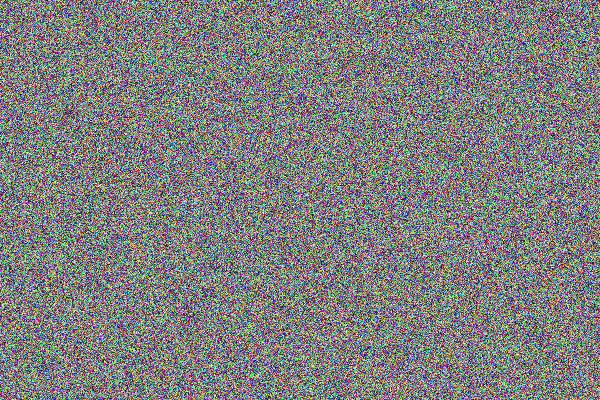
#> input picture test_image.jpg, 600 x 400 px
$ python test_improved_detector.py
#> lines starting #> are read from the running program, lines starting #| are printed output that depends on the picture
### simple_app.py
#!/usr/bin/env python3
"""
Simple Warehouse Safety Monitoring System
A basic version that works with available packages
"""

import numpy as np
try:
    import cv2  # Optional, used for face-based heuristics
except Exception:  # pragma: no cover
    cv2 = None
from PIL import Image
import matplotlib.pyplot as plt
import matplotlib.patches as patches
from pathlib import Path
import yaml
import logging
from datetime import datetime
import winsound
import threading
import time

# Setup logging
logging.basicConfig(level=logging.INFO)
logger = logging.getLogger(__name__)

class SimpleSafetyDetector:
    """Simple safety detection using basic computer vision"""

    def __init__(self):
        self.logger = logging.getLogger(__name__)
        # Initialize face detector if OpenCV is available
        self.face_cascade = None
        if cv2 is not None:
            try:
                self.face_cascade = cv2.CascadeClassifier(
                    getattr(cv2, 'data').haarcascades + 'haarcascade_frontalface_default.xml'
                )
            except Exception:
                self.face_cascade = None

    def detect_safety_violations(self, image_path):
        """
        Simple safety violation detection
        This is a placeholder that simulates detection
        """
        violations = []

        try:
            # Load image
            image = Image.open(image_path)

            # Convert to numpy array
            img_array = np.array(image)
            violations = self.detect_safety_violations_from_array(img_array)
        except Exception as e:
            self.logger.error(f"Error in detection: {str(e)}")

        return violations

    def detect_safety_violations_from_array(self, img_array):
        """Same as detect_safety_violations but takes an RGB numpy array."""
        violations = []
        try:
            # First, analyze the image to understand what we're looking at
            image_analysis = self._analyze_image_content(img_array)

            # Detect faces (for improved helmet and glove logic)
            face_boxes = self._detect_faces(img_array)

            # Treat as a person ONLY when a face is found. This avoids
            # helmet/warning-zone false positives on hand-only images.
            person_present = bool(face_boxes)

            # Only run specific detections based on what we see
            self.logger.info(f"Image analysis: {image_analysis}")

            # Check for helmet violations using faces when available
            helmet_present = False
            if person_present and face_boxes:
                for (x1, y1, x2, y2) in face_boxes:
                    # Track if helmet likely present near this face
                    if not self._helmet_missing_near_face(img_array, (x1, y1, x2, y2)):
                        helmet_present = True
                    else:
                        violations.append({
                            'type': 'helmet_violation',
                            'message': 'No helmet detected!',
                            'confidence': 0.90,
                            'bbox': [x1, max(0, y1 - (y2 - y1)), x2, y2]
                        })
            elif person_present:
                if self._simulate_helmet_violation(img_array):
                    height, width = img_array.shape[:2]
                    bbox = self._calculate_head_bbox(width, height)
                    violations.append({
                        'type': 'helmet_violation',
                        'message': 'No helmet detected!',
                        'confidence': 0.88,
                        'bbox': bbox
                    })

            # Also check for helmet violations even when no faces are detected
            # This helps catch people in the image even if face detection fails
            if not person_present and image_analysis['has_person_like_content']:
                if self._simulate_helmet_violation(img_array):
                    height, width = img_array.shape[:2]
                    bbox = self._calculate_head_bbox(width, height)
                    violations.append({
                        'type': 'helmet_violation',
                        'message': 'No helmet detected!',
                        'confidence': 0.75,
                        'bbox': bbox
                    })

            # Check for glove violations only if we detect hand-like content
            # and there isn't already clear evidence of a helmet (scene is helmet-focused)
            if (not helmet_present) and image_analysis['has_hand_like_content'] and self._simulate_glove_violation(img_array, face_boxes):
                # Calculate better bounding box for hands
                height, width = img_array.shape[:2]
                bbox = self._calculate_hand_bbox(width, height)
                violations.append({
                    'type': 'glove_violation',
                    'message': 'No gloves detected!',
                    'confidence': 0.78,
                    'bbox': bbox
                })

            # Check for warning zone violations only when a face is detected
            if person_present and self._simulate_warning_zone_violation(img_array):
                # Calculate better bounding box for person
                height, width = img_array.shape[:2]
                bbox = self._calculate_person_bbox(width, height)
                violations.append({
                    'type': 'warning_zone_violation',
                    'message': 'Person detected in warning zone!',
                    'confidence': 0.92,
                    'bbox': bbox
                })
        except Exception as e:
            self.logger.error(f"Error in detection: {str(e)}")
        return violations

    def _analyze_image_content(self, img_array):
        """Analyze image to understand what content is present"""
        analysis = {
            'has_person_like_content': False,
            'has_hand_like_content': False,
            'has_warehouse_content': False,
            'image_complexity': 'low',
            'skin_percentage': 0.0
        }

        if len(img_array.shape) != 3:
            return analysis

        # Analyze image characteristics
        height, width = img_array.shape[:2]
        total_pixels = height * width

        # Check for skin-tone regions (indicating people/hands)
        red_channel = img_array[:, :, 0]
        green_channel = img_array[:, :, 1]
        blue_channel = img_array[:, :, 2]

        # Look for skin-like colors
        skin_like = (red_channel > 100) & (red_channel > green_channel) & (red_channel > blue_channel)
        skin_percentage = np.sum(skin_like) / total_pixels
        analysis['skin_percentage'] = float(skin_percentage)

        # Determine if this looks like a person or hand - more sensitive
        if skin_percentage > 0.015:  # Lowered threshold for hand detection
            analysis['has_hand_like_content'] = True
            if skin_percentage > 0.08:  # Lowered threshold for full person detection
                analysis['has_person_like_content'] = True

        # Check for warehouse-like content (industrial colors, etc.)
        # This is a very basic heuristic
        avg_brightness = np.mean(img_array)
        color_variance = np.var(img_array)

        if avg_brightness > 100 and color_variance > 1000:
            analysis['has_warehouse_content'] = True
            analysis['image_complexity'] = 'medium'

        if color_variance > 2000:
            analysis['image_complexity'] = 'high'

        return analysis

    def _simulate_helmet_violation(self, img_array):
        """Enhanced helmet detection logic - more sensitive to detect helmet violations"""
        # This is an enhanced heuristic-based helmet detection
        # In production, this should be replaced with trained YOLOv8 models

        if len(img_array.shape) != 3:
            return False

        # Look for skin-tone colors (indicating exposed head/face)
        red_channel = img_array[:, :, 0]
        green_channel = img_array[:, :, 1]
        blue_channel = img_array[:, :, 2]

        # Enhanced skin detection - more sensitive
        skin_like = (red_channel > 80) & (red_channel > green_channel + 5) & (red_channel > blue_channel + 5)
        skin_percentage = np.sum(skin_like) / (img_array.shape[0] * img_array.shape[1])

        # Calculate image characteristics
        color_variance = np.var(img_array)
        height, width = img_array.shape[:2]

        # Look for helmet-like colors (white, yellow, bright colors)
        white_regions = (red_channel > 220) & (green_channel > 220) & (blue_channel > 220)
        yellow_regions = (red_channel > 180) & (green_channel > 180) & (blue_channel < 130)
        bright_regions = (red_channel > 200) | (green_channel > 200) | (blue_channel > 200)

        white_percentage = np.sum(white_regions) / (img_array.shape[0] * img_array.shape[1])
        yellow_percentage = np.sum(yellow_regions) / (img_array.shape[0] * img_array.shape[1])
        bright_percentage = np.sum(bright_regions) / (img_array.shape[0] * img_array.shape[1])

        # Enhanced detection logic - more sensitive
        has_skin_content = skin_percentage > 0.015  # Much lower threshold for better detection
        has_complexity = color_variance > 200  # Lowered threshold
        has_reasonable_size = height > 60 and width > 60  # Lowered size requirement

        # Check for helmet presence - more strict
        has_helmet_colors = (white_percentage > 0.005) or (yellow_percentage > 0.008) or (bright_percentage > 0.03)

        # More sensitive helmet violation detection
        # Trigger if we see skin content but no clear helmet-like colors
        helmet_violation = (
            has_skin_content and
            has_complexity and
            has_reasonable_size and
            np.mean(red_channel) > 80 and  # Lowered color range threshold
            not has_helmet_colors  # No helmet-like colors present
        )

        return helmet_violation

    def _simulate_glove_violation(self, img_array, face_boxes=None):
        """Improved glove detection logic"""
        # This is an improved heuristic-based glove detection
        # In production, this should be replaced with trained YOLOv8 models

        if len(img_array.shape) != 3:
            return False

        # Check for skin-tone regions that might be bare hands
        red_channel = img_array[:, :, 0]
        green_channel = img_array[:, :, 1]
        blue_channel = img_array[:, :, 2]

        # If faces are detected, mask out face regions to avoid mislabeling faces as hands
        if face_boxes:
            mask = np.ones(red_channel.shape, dtype=bool)
            for (x1, y1, x2, y2) in face_boxes:
                x1c, y1c = max(0, x1), max(0, y1)
                x2c, y2c = min(red_channel.shape[1]-1, x2), min(red_channel.shape[0]-1, y2)
                mask[y1c:y2c, x1c:x2c] = False
            red_channel = red_channel.copy(); red_channel[~mask] = 0
            green_channel = green_channel.copy(); green_channel[~mask] = 0
            blue_channel = blue_channel.copy(); blue_channel[~mask] = 0

        # Improved skin detection
        skin_like_rgb = (red_channel > 95) & (red_channel > green_channel + 8) & (red_channel > blue_channel + 8)
        skin_percentage = np.sum(skin_like_rgb) / (img_array.shape[0] * img_array.shape[1])

        # Look for glove-like colors (blue, purple, gray, white)
        glove_like_colors = (
            (blue_channel > red_channel + 20) |  # Blue gloves
            (red_channel > 200) & (green_channel > 200) & (blue_channel > 200) |  # White gloves
            (red_channel < 150) & (green_channel < 150) & (blue_channel < 150) &  # Gray gloves
            (red_channel > 100) & (green_channel > 100) & (blue_channel > 100)
        )
        glove_percentage = np.sum(glove_like_colors) / (img_array.shape[0] * img_array.shape[1])

        # Calculate image characteristics
        color_variance = np.var(img_array)
        height, width = img_array.shape[:2]

        # Improved detection logic for bare hands
        has_skin_content = skin_percentage > 0.04  # Lowered threshold
        has_glove_content = glove_percentage > 0.05  # Check for glove colors
        has_complexity = color_variance > 400  # Lowered threshold
        has_reasonable_size = height > 80 and width > 80  # Lowered size requirement

        # Only trigger glove violation if we see skin but no glove-like colors
        glove_violation = (
            has_skin_content and
            not has_glove_content and  # No glove-like colors present
            has_complexity and
            has_reasonable_size and
            np.mean(red_channel) > 100  # Reasonable color range
        )

        return glove_violation

    # [63 lines left out: functions _simulate_warning_zone_violation, _calculate_head_bbox, _calculate_hand_bbox, _calculate_person_bbox, not called in this run]

    # ----- OpenCV-assisted helpers -----
    def _detect_faces(self, img_array):
        """Detect faces using OpenCV Haar cascades; returns list of [x1,y1,x2,y2]"""
        if self.face_cascade is None:
            return []
        try:
            # Convert RGB (PIL order) to grayscale for detection
            gray = None
            if img_array.ndim == 3:
                gray = cv2.cvtColor(img_array, cv2.COLOR_RGB2GRAY)
            else:
                gray = img_array
            faces = self.face_cascade.detectMultiScale(gray, scaleFactor=1.1, minNeighbors=5, minSize=(40, 40))
            boxes = []
            for (x, y, w, h) in faces:
                boxes.append([int(x), int(y), int(x + w), int(y + h)])
            return boxes
        except Exception:
            return []

    # [21 lines left out: function _helmet_missing_near_face, not called in this run]

class SimpleAlarmSystem:
    """Simple alarm system using winsound"""

    def __init__(self):
        self.logger = logging.getLogger(__name__)

    # [172 lines left out: functions trigger_alarm, _play_alarm_sound, _log_violations, create_visualization, main, not called in this run]

# [2 lines that do not run on import are left out]

### test_improved_detector.py
#!/usr/bin/env python3
"""
Test the improved safety detector
"""

from simple_app import SimpleSafetyDetector
from PIL import Image
import numpy as np

def test_detector():
    """Test the improved detector with sample images"""
    print("Testing improved safety detector...")

    # Initialize detector
    detector = SimpleSafetyDetector()

    # Test with existing images if available
    test_images = ["test_image.jpg", "test_hand.png"]

    for image_path in test_images:
        try:
            print(f"\nTesting with {image_path}...")
            violations = detector.detect_safety_violations(image_path)
#> in detect_safety_violations, image is the input picture: PIL image 600x400 RGB; mean R, G, B 127.1, 127.1, 126.9
#> in _analyze_image_content, `skin_like = (red_channel > 100) & (red_channel > green_channel) & (red..`:
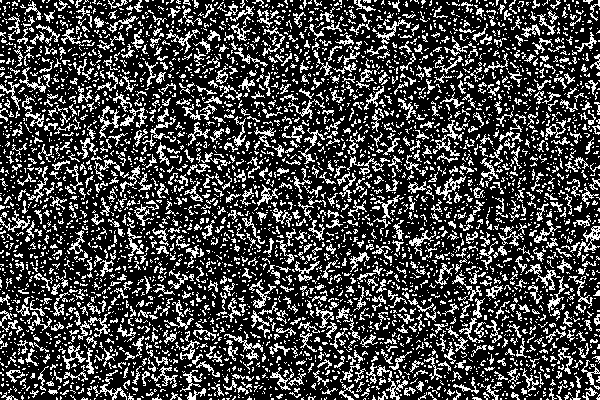
#> skin_like: shape (400, 600) bool; 26.8% white in thin lines or dots
#> in _analyze_image_content, `skin_percentage = np.sum(skin_like) / total_pixels`: skin_percentage = 0.268
#> in _analyze_image_content, `avg_brightness = np.mean(img_array)`: avg_brightness = 127
#> in _analyze_image_content, `color_variance = np.var(img_array)`: color_variance = 2828
#> in detect_safety_violations_from_array, `image_analysis = self._analyze_image_content(img_array)`: image_analysis = {'has_person_like_content': True, 'has_hand_like_content': True, 'has_warehouse_content': True, 'image_complexity': 'high', 'skin_percentage': 0.268}
#> in _detect_faces, `gray = cv2.cvtColor(img_array, cv2.COLOR_RGB2GRAY)`:
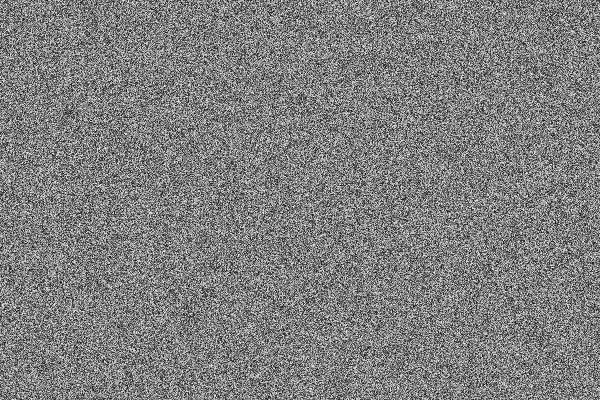
#> gray: shape (400, 600); min 0, max 254, mean 127.1
#> in _detect_faces, `faces = self.face_cascade.detectMultiScale(gray, scaleFactor=1.1, minN..`: faces = ()
#> after the loop in _detect_faces, `for (x, y, w, h) in faces:`: boxes = []
#> in detect_safety_violations_from_array, `person_present = bool(face_boxes)`: person_present = False
#> in _simulate_helmet_violation, `skin_like = (red_channel > 80) & (red_channel > green_channel + 5) & (..`:
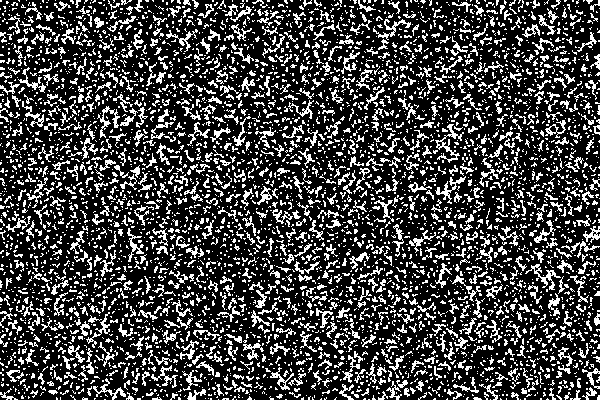
#> skin_like: shape (400, 600) bool; 25.8% white in thin lines or dots
#> in _simulate_helmet_violation, `skin_percentage = np.sum(skin_like) / (img_array.shape[0] * img_array...`: skin_percentage = 0.258
#> in _simulate_helmet_violation, `color_variance = np.var(img_array)`: color_variance = 2828
#> in _simulate_helmet_violation, `white_regions = (red_channel > 220) & (green_channel > 220) & (blue_ch..`: white_regions: shape (400, 600) bool; 0.57% white in thin lines or dots
#> in _simulate_helmet_violation, `yellow_regions = (red_channel > 180) & (green_channel > 180) & (blue_c..`:
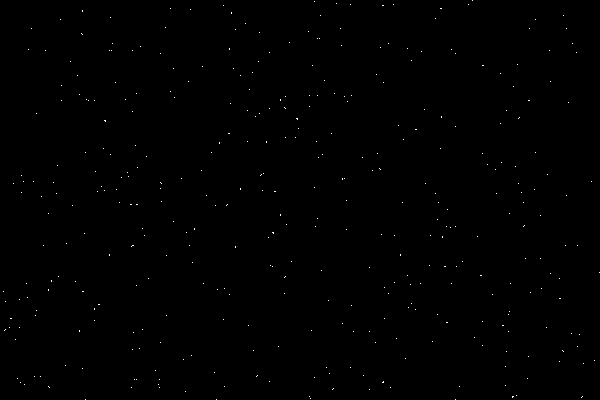
#> yellow_regions: shape (400, 600) bool; 0.18% white in thin lines or dots
#> in _simulate_helmet_violation, `bright_regions = (red_channel > 200) | (green_channel > 200) | (blue_c..`:
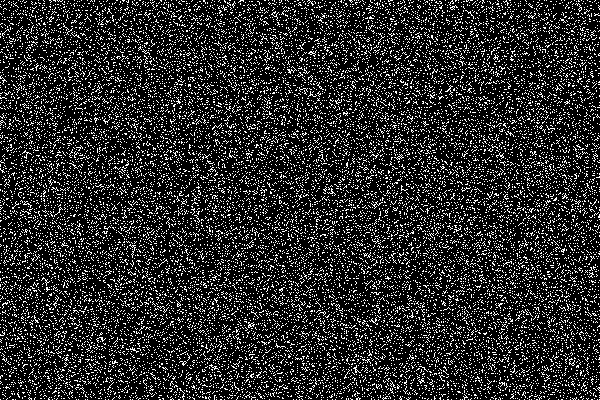
#> bright_regions: shape (400, 600) bool; 16.7% white in thin lines or dots
#> in _simulate_helmet_violation, `white_percentage = np.sum(white_regions) / (img_array.shape[0] * img_a..`: white_percentage = 0.00572
#> in _simulate_helmet_violation, `yellow_percentage = np.sum(yellow_regions) / (img_array.shape[0] * img..`: yellow_percentage = 0.00181
#> in _simulate_helmet_violation, `bright_percentage = np.sum(bright_regions) / (img_array.shape[0] * img..`: bright_percentage = 0.167
#> in _simulate_helmet_violation, `has_skin_content = skin_percentage > 0.015`: has_skin_content = True
#> in _simulate_helmet_violation, `helmet_violation = ( has_skin_content and has_complexity and has_reaso..`: helmet_violation = False
#> in _simulate_glove_violation, `skin_like_rgb = (red_channel > 95) & (red_channel > green_channel + 8)..`:
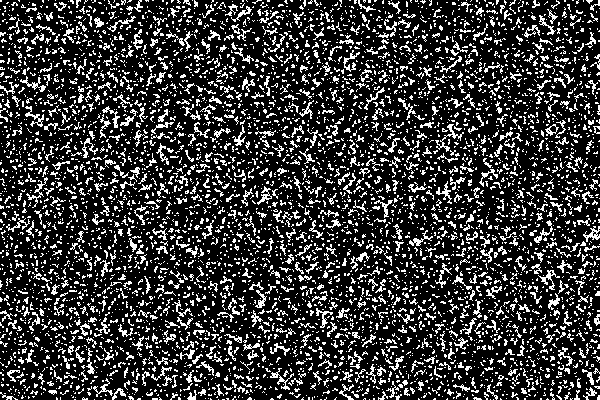
#> skin_like_rgb: shape (400, 600) bool; 21.8% white in thin lines or dots
#> in _simulate_glove_violation, `skin_percentage = np.sum(skin_like_rgb) / (img_array.shape[0] * img_ar..`: skin_percentage = 0.218
#> in _simulate_glove_violation, `glove_like_colors = ( (blue_channel > red_channel + 20) |`:
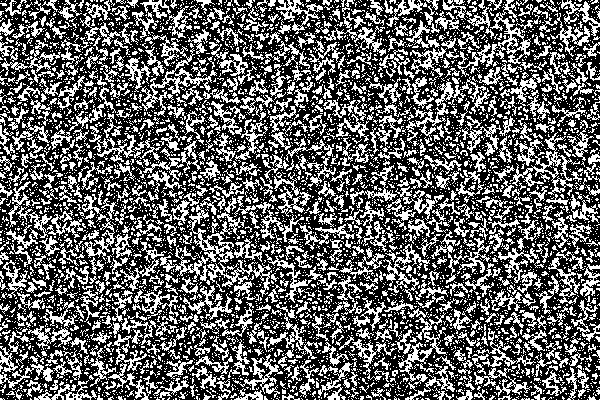
#> glove_like_colors: shape (400, 600) bool; 38.5% white in thin lines or dots
#> in _simulate_glove_violation, `glove_percentage = np.sum(glove_like_colors) / (img_array.shape[0] * i..`: glove_percentage = 0.385
#> in _simulate_glove_violation, `color_variance = np.var(img_array)`: color_variance = 2828
#> in _simulate_glove_violation, `has_skin_content = skin_percentage > 0.04`: has_skin_content = True
#> in _simulate_glove_violation, `glove_violation = ( has_skin_content and not has_glove_content and`: glove_violation = False
#> in detect_safety_violations, `violations = self.detect_safety_violations_from_array(img_array)`: violations = []
#> violations = []

            print(f"Found {len(violations)} violations:")
#| Found 0 violations:
            for i, violation in enumerate(violations):
                print(f"  {i+1}. {violation['message']} (confidence: {violation['confidence']:.2f})")
#> this loop made 0 passes

        except Exception as e:
            print(f"Error testing {image_path}: {e}")

    # Test with a synthetic image
    print("\nTesting with synthetic image...")
    synthetic_image = np.zeros((480, 640, 3), dtype=np.uint8)
    synthetic_image[:] = (128, 128, 128)  # Gray background

    # Add some skin-like colors (simulate person without helmet)
    synthetic_image[100:200, 200:300] = (180, 140, 120)  # Skin color

    # Test detection
    violations = detector.detect_safety_violations_from_array(synthetic_image)

    print(f"Found {len(violations)} violations in synthetic image:")
    for i, violation in enumerate(violations):
        print(f"  {i+1}. {violation['message']} (confidence: {violation['confidence']:.2f})")

    print("\n✅ Test completed!")

if __name__ == "__main__":
    test_detector()
